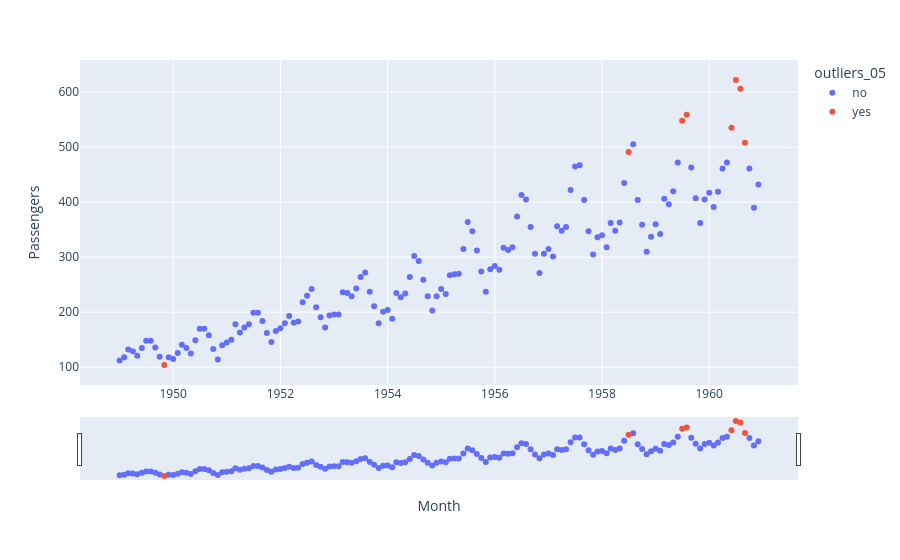

Source (notebook cell):
### Markdown cell above
**Задание 3: Чувствительность алгоритма поиска аномалий**
В конце практики мы использовали алгоритм `IsolationForest` для поиска аномалий с крайне низким параметром `contamination=0.004`.
Измените этот параметр на `0.05` (поиск 5% самых аномальных периодов), обучите модель заново и отрисуйте график с новыми подсвеченными точками. Как поменялась картина, какие теперь месяцы считаются "нетипичными"?

### Code cell
pas = pd.read_csv('data/passengers.csv')
pas['Month'] = pd.to_datetime(pas['Month'])
model_05 = IsolationForest(contamination=0.05, random_state=42)
model_05.fit(pas[['Passengers']])

# Добавляем метки аномалий
pas['outliers_05'] = pd.Series(model_05.predict(pas[['Passengers']])).apply(lambda x: 'yes' if x == -1 else 'no')
print(pas.query('outliers_05 == "yes"'))

fig = px.scatter(pas.reset_index(), x='Month', y='Passengers', color='outliers_05',
                 color_discrete_map={'yes': '#EF553B', 'no': '#636EFA'})
fig.update_xaxes(rangeslider_visible=True)
fig.show()

### Figure 1 — Plotly figure (JSON) as saved in the notebook; plotly's stock layout.template omitted (floating-point values rounded to 4 significant figures; data arrays with more than 128 entries replaced by an {"elided": "..."} marker saying what was removed)
{"data": [{"hovertemplate": "outliers_05=no<br>Month=%{x}<br>Passengers=%{y}<extra></extra>", "legendgroup": "no", "marker": {"color": "#636EFA", "symbol": "circle"}, "mode": "markers", "name": "no", "orientation": "v", "showlegend": true, "type": "scatter", "x": {"elided": "136 str values"}, "xaxis": "x", "y": {"elided": "136 int values"}, "yaxis": "y"}, {"hovertemplate": "outliers_05=yes<br>Month=%{x}<br>Passengers=%{y}<extra></extra>", "legendgroup": "yes", "marker": {"color": "#EF553B", "symbol": "circle"}, "mode": "markers", "name": "yes", "orientation": "v", "showlegend": true, "type": "scatter", "x": ["1949-11-01T00:00:00.000000000", "1958-07-01T00:00:00.000000000", "1959-07-01T00:00:00.000000000", "1959-08-01T00:00:00.000000000", "1960-06-01T00:00:00.000000000", "1960-07-01T00:00:00.000000000", "1960-08-01T00:00:00.000000000", "1960-09-01T00:00:00.000000000"], "xaxis": "x", "y": [104, 491, 548, 559, 535, 622, 606, 508], "yaxis": "y"}], "layout": {"legend": {"title": {"text": "outliers_05"}, "tracegroupgap": 0}, "margin": {"t": 60}, "xaxis": {"anchor": "y", "domain": [0, 1], "rangeslider": {"visible": true}, "title": {"text": "Month"}}, "yaxis": {"anchor": "x", "domain": [0, 1], "title": {"text": "Passengers"}}}}
